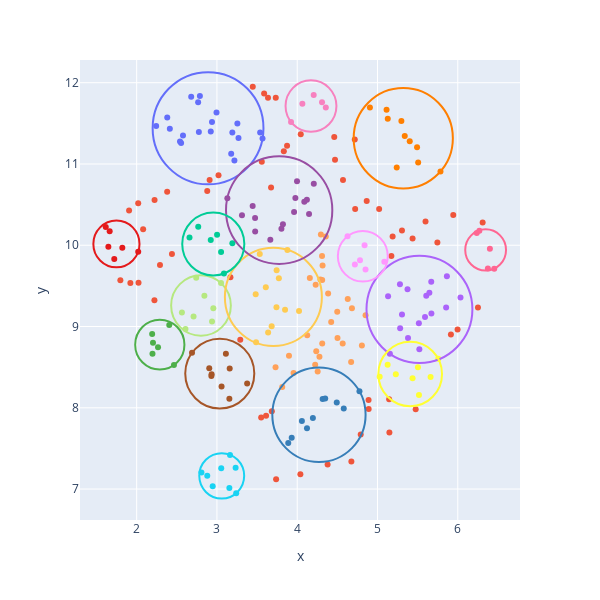

The notebook cell saved with this chart:
### Code cell
from plotly.colors import n_colors

n_clusters = len(np.unique(cluster_assignments))

# Use a built-in qualitative color sequence
colors = px.colors.qualitative.Plotly + px.colors.qualitative.Set1 + px.colors.qualitative.Pastel

# Create a color map
color_map = {str(i): colors[i % len(colors)] for i in range(n_clusters)}


fig = px.scatter(
    dataset, 
    reduced_embeddings[:, 0],
    reduced_embeddings[:, 1],
    color=cluster_assignments.astype(str),
    color_discrete_sequence=colors[:n_clusters],
    hover_data=['Episode_Title', 'Episode Number', 'Season'],
    width=600,
    height=600
)

# Allows us to retrieve the range of axis (needed to filter circles that are too big)
fig = fig.full_figure_for_development()

color_map = {}
for trace in fig.data:
    color_map[trace.name] = trace.marker.color

# Add circles around clusters
for i, (center, radius) in enumerate(zip(centers, radii)):
    
    # Do not draw big circles for esthetics reasons
    x_range = fig.layout.xaxis.range[1] - fig.layout.xaxis.range[0]
    if radius > x_range / 6:
        continue

    fig.add_shape(
        type="circle",
        xref="x", yref="y",
        x0=center[0] - radius, y0=center[1] - radius,
        x1=center[0] + radius, y1=center[1] + radius,
        line_color=color_map[str(i)],
        line_width=2,
        # line_dash="dash",
        opacity=1.0
    )

fig.update_layout(showlegend=False)
fig.show()
